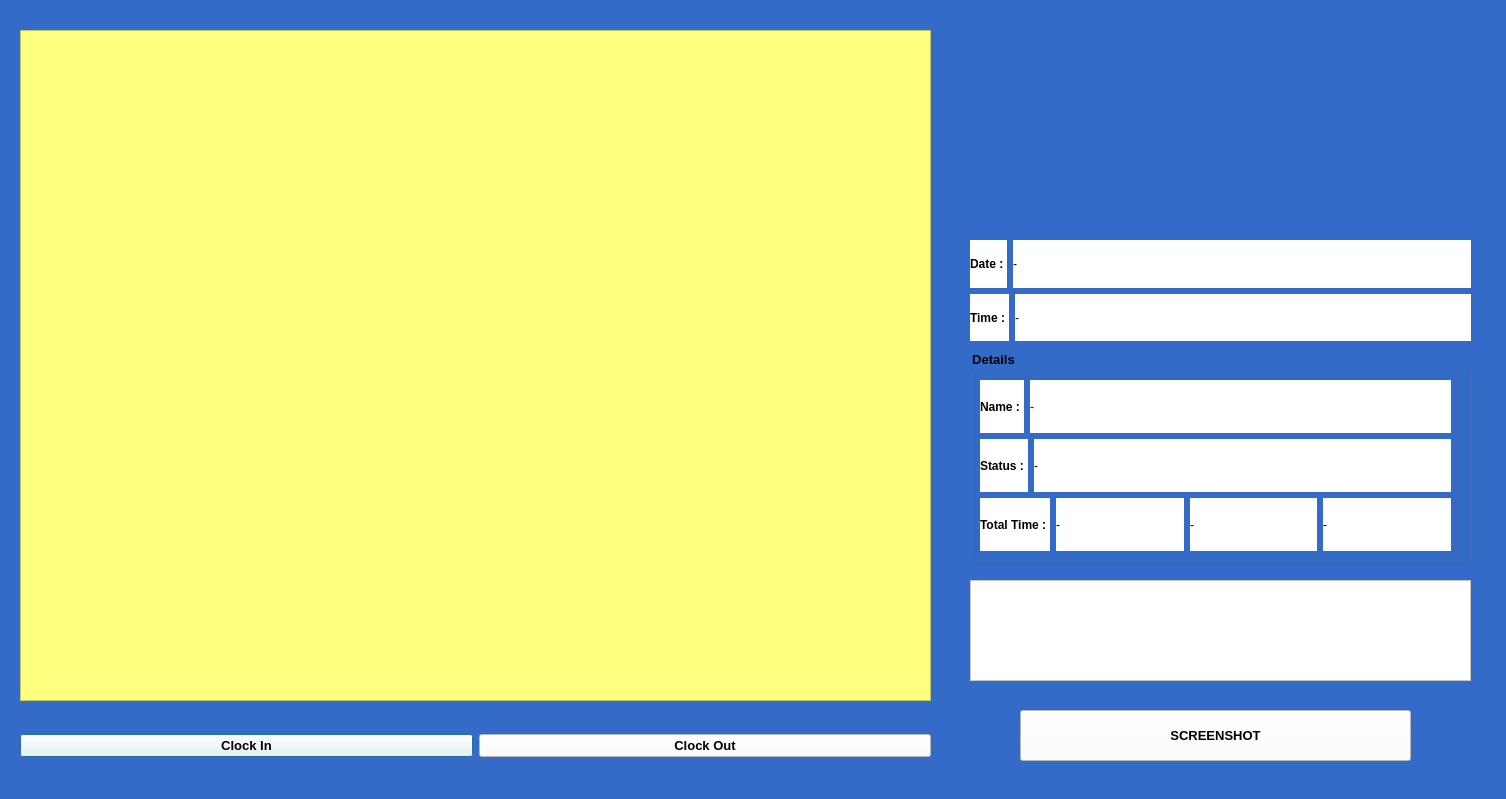
<?xml version="1.0" encoding="UTF-8"?>
<ui version="4.0">
 <class>OutputWindow</class>
 <widget class="QDialog" name="OutputWindow">
  <property name="geometry">
   <rect>
    <x>0</x>
    <y>0</y>
    <width>1506</width>
    <height>799</height>
   </rect>
  </property>
  <property name="focusPolicy">
   <enum>Qt::StrongFocus</enum>
  </property>
  <property name="windowTitle">
   <string>Face Recognition PyQt App</string>
  </property>
  <property name="windowIcon">
   <iconset>
    <normaloff>Icon.png</normaloff>Icon.png</iconset>
  </property>
  <widget class="QFrame" name="frame">
   <property name="geometry">
    <rect>
     <x>0</x>
     <y>0</y>
     <width>1521</width>
     <height>841</height>
    </rect>
   </property>
   <property name="styleSheet">
    <string notr="true">background-color: rgb(52, 107, 200);</string>
   </property>
   <widget class="QLabel" name="label">
    <property name="geometry">
     <rect>
      <x>1040</x>
      <y>0</y>
      <width>421</width>
      <height>231</height>
     </rect>
    </property>
    <property name="layoutDirection">
     <enum>Qt::RightToLeft</enum>
    </property>
    <property name="autoFillBackground">
     <bool>false</bool>
    </property>
    <property name="text">
     <string/>
    </property>
    <property name="pixmap">
     <pixmap>Project Logo.png</pixmap>
    </property>
   </widget>
   <widget class="QWidget" name="horizontalLayoutWidget">
    <property name="geometry">
     <rect>
      <x>20</x>
      <y>720</y>
      <width>911</width>
      <height>51</height>
     </rect>
    </property>
    <layout class="QHBoxLayout" name="horizontalLayout">
     <item>
      <widget class="QPushButton" name="CLOCK_IN">
       <property name="font">
        <font>
         <pointsize>10</pointsize>
         <weight>75</weight>
         <bold>true</bold>
        </font>
       </property>
       <property name="styleSheet">
        <string notr="true">background-color: rgb(255, 255, 255);</string>
       </property>
       <property name="text">
        <string>Clock In</string>
       </property>
      </widget>
     </item>
     <item>
      <widget class="QPushButton" name="CLOCK_OUT">
       <property name="font">
        <font>
         <pointsize>10</pointsize>
         <weight>75</weight>
         <bold>true</bold>
        </font>
       </property>
       <property name="cursor">
        <cursorShape>PointingHandCursor</cursorShape>
       </property>
       <property name="styleSheet">
        <string notr="true">background-color: rgb(255, 255, 255);</string>
       </property>
       <property name="text">
        <string>Clock Out</string>
       </property>
      </widget>
     </item>
    </layout>
   </widget>
   <widget class="QWidget" name="verticalLayoutWidget">
    <property name="geometry">
     <rect>
      <x>970</x>
      <y>240</y>
      <width>501</width>
      <height>101</height>
     </rect>
    </property>
    <layout class="QVBoxLayout" name="verticalLayout">
     <item>
      <layout class="QHBoxLayout" name="horizontalLayout_2">
       <item>
        <widget class="QLabel" name="label_2">
         <property name="enabled">
          <bool>true</bool>
         </property>
         <property name="sizePolicy">
          <sizepolicy hsizetype="Fixed" vsizetype="Preferred">
           <horstretch>0</horstretch>
           <verstretch>0</verstretch>
          </sizepolicy>
         </property>
         <property name="font">
          <font>
           <pointsize>9</pointsize>
           <weight>75</weight>
           <bold>true</bold>
          </font>
         </property>
         <property name="styleSheet">
          <string notr="true">background-color: rgb(255, 255, 255);</string>
         </property>
         <property name="text">
          <string>Date : </string>
         </property>
        </widget>
       </item>
       <item>
        <widget class="QLabel" name="DATE">
         <property name="font">
          <font>
           <pointsize>9</pointsize>
           <weight>50</weight>
           <bold>false</bold>
          </font>
         </property>
         <property name="styleSheet">
          <string notr="true">background-color: rgb(255, 255, 255);</string>
         </property>
         <property name="text">
          <string>-</string>
         </property>
        </widget>
       </item>
      </layout>
     </item>
     <item>
      <layout class="QHBoxLayout" name="horizontalLayout_3">
       <item>
        <widget class="QLabel" name="label_5">
         <property name="sizePolicy">
          <sizepolicy hsizetype="Fixed" vsizetype="Preferred">
           <horstretch>0</horstretch>
           <verstretch>0</verstretch>
          </sizepolicy>
         </property>
         <property name="font">
          <font>
           <pointsize>9</pointsize>
           <weight>75</weight>
           <bold>true</bold>
          </font>
         </property>
         <property name="styleSheet">
          <string notr="true">background-color: rgb(255, 255, 255);</string>
         </property>
         <property name="text">
          <string>Time : </string>
         </property>
        </widget>
       </item>
       <item>
        <widget class="QLabel" name="TIME">
         <property name="font">
          <font>
           <pointsize>9</pointsize>
           <weight>50</weight>
           <bold>false</bold>
          </font>
         </property>
         <property name="styleSheet">
          <string notr="true">background-color: rgb(255, 255, 255);</string>
         </property>
         <property name="text">
          <string>-</string>
         </property>
        </widget>
       </item>
      </layout>
     </item>
    </layout>
   </widget>
   <widget class="QGroupBox" name="groupBox">
    <property name="geometry">
     <rect>
      <x>970</x>
      <y>350</y>
      <width>501</width>
      <height>211</height>
     </rect>
    </property>
    <property name="font">
     <font>
      <pointsize>10</pointsize>
      <weight>75</weight>
      <bold>true</bold>
     </font>
    </property>
    <property name="title">
     <string>Details</string>
    </property>
    <widget class="QWidget" name="verticalLayoutWidget_2">
     <property name="geometry">
      <rect>
       <x>10</x>
       <y>30</y>
       <width>471</width>
       <height>171</height>
      </rect>
     </property>
     <layout class="QVBoxLayout" name="verticalLayout_2">
      <item>
       <layout class="QHBoxLayout" name="horizontalLayout_4">
        <item>
         <widget class="QLabel" name="label_6">
          <property name="sizePolicy">
           <sizepolicy hsizetype="Fixed" vsizetype="Preferred">
            <horstretch>0</horstretch>
            <verstretch>0</verstretch>
           </sizepolicy>
          </property>
          <property name="font">
           <font>
            <pointsize>9</pointsize>
            <weight>75</weight>
            <bold>true</bold>
           </font>
          </property>
          <property name="styleSheet">
           <string notr="true">background-color: rgb(255, 255, 255);</string>
          </property>
          <property name="text">
           <string>Name : </string>
          </property>
         </widget>
        </item>
        <item>
         <widget class="QLabel" name="NAME">
          <property name="font">
           <font>
            <pointsize>9</pointsize>
            <weight>50</weight>
            <bold>false</bold>
           </font>
          </property>
          <property name="styleSheet">
           <string notr="true">background-color: rgb(255, 255, 255);</string>
          </property>
          <property name="text">
           <string>-</string>
          </property>
         </widget>
        </item>
       </layout>
      </item>
      <item>
       <layout class="QHBoxLayout" name="horizontalLayout_6">
        <item>
         <widget class="QLabel" name="label_10">
          <property name="sizePolicy">
           <sizepolicy hsizetype="Fixed" vsizetype="Preferred">
            <horstretch>0</horstretch>
            <verstretch>0</verstretch>
           </sizepolicy>
          </property>
          <property name="font">
           <font>
            <pointsize>9</pointsize>
            <weight>75</weight>
            <bold>true</bold>
           </font>
          </property>
          <property name="styleSheet">
           <string notr="true">background-color: rgb(255, 255, 255);</string>
          </property>
          <property name="text">
           <string>Status : </string>
          </property>
         </widget>
        </item>
        <item>
         <widget class="QLabel" name="STATUS">
          <property name="font">
           <font>
            <pointsize>9</pointsize>
            <weight>50</weight>
            <bold>false</bold>
           </font>
          </property>
          <property name="styleSheet">
           <string notr="true">background-color: rgb(255, 255, 255);</string>
          </property>
          <property name="text">
           <string>-</string>
          </property>
         </widget>
        </item>
       </layout>
      </item>
      <item>
       <layout class="QHBoxLayout" name="horizontalLayout_5">
        <item>
         <widget class="QLabel" name="label_8">
          <property name="sizePolicy">
           <sizepolicy hsizetype="Fixed" vsizetype="Preferred">
            <horstretch>0</horstretch>
            <verstretch>0</verstretch>
           </sizepolicy>
          </property>
          <property name="font">
           <font>
            <pointsize>9</pointsize>
            <weight>75</weight>
            <bold>true</bold>
           </font>
          </property>
          <property name="styleSheet">
           <string notr="true">background-color: rgb(255, 255, 255);</string>
          </property>
          <property name="text">
           <string>Total Time : </string>
          </property>
         </widget>
        </item>
        <item>
         <widget class="QLabel" name="HOUR">
          <property name="font">
           <font>
            <pointsize>9</pointsize>
            <weight>50</weight>
            <bold>false</bold>
           </font>
          </property>
          <property name="styleSheet">
           <string notr="true">background-color: rgb(255, 255, 255);</string>
          </property>
          <property name="text">
           <string>-</string>
          </property>
         </widget>
        </item>
        <item>
         <widget class="QLabel" name="MIN">
          <property name="font">
           <font>
            <pointsize>9</pointsize>
            <weight>50</weight>
            <bold>false</bold>
           </font>
          </property>
          <property name="styleSheet">
           <string notr="true">background-color: rgb(255, 255, 255);</string>
          </property>
          <property name="text">
           <string>-</string>
          </property>
         </widget>
        </item>
        <item>
         <widget class="QLabel" name="SEC">
          <property name="font">
           <font>
            <pointsize>9</pointsize>
            <weight>50</weight>
            <bold>false</bold>
           </font>
          </property>
          <property name="styleSheet">
           <string notr="true">background-color: rgb(255, 255, 255);</string>
          </property>
          <property name="text">
           <string>-</string>
          </property>
         </widget>
        </item>
       </layout>
      </item>
     </layout>
    </widget>
   </widget>
   <widget class="QLabel" name="WebCam">
    <property name="geometry">
     <rect>
      <x>20</x>
      <y>30</y>
      <width>911</width>
      <height>671</height>
     </rect>
    </property>
    <property name="styleSheet">
     <string notr="true">background-color: rgb(255, 255, 127);
border-color: rgb(52, 107, 200);
color: rgb(52, 107, 200);
font: 75 75pt &quot;MS Shell Dlg 2&quot;;</string>
    </property>
    <property name="frameShape">
     <enum>QFrame::StyledPanel</enum>
    </property>
    <property name="frameShadow">
     <enum>QFrame::Raised</enum>
    </property>
    <property name="lineWidth">
     <number>5</number>
    </property>
    <property name="midLineWidth">
     <number>0</number>
    </property>
    <property name="text">
     <string/>
    </property>
   </widget>
   <widget class="QPushButton" name="SCREENSHOT">
    <property name="geometry">
     <rect>
      <x>1020</x>
      <y>710</y>
      <width>391</width>
      <height>51</height>
     </rect>
    </property>
    <property name="font">
     <font>
      <pointsize>10</pointsize>
      <weight>75</weight>
      <bold>true</bold>
     </font>
    </property>
    <property name="cursor">
     <cursorShape>PointingHandCursor</cursorShape>
    </property>
    <property name="styleSheet">
     <string notr="true">background-color: rgb(255, 255, 255);</string>
    </property>
    <property name="text">
     <string>SCREENSHOT</string>
    </property>
   </widget>
   <widget class="QTextBrowser" name="TEXT">
    <property name="geometry">
     <rect>
      <x>970</x>
      <y>580</y>
      <width>501</width>
      <height>101</height>
     </rect>
    </property>
    <property name="styleSheet">
     <string notr="true">background-color: rgb(255, 255, 255);
color: rgb(212, 0, 0);
font: 75 10pt &quot;MS Shell Dlg 2&quot;;</string>
    </property>
   </widget>
  </widget>
 </widget>
 <resources/>
 <connections/>
</ui>
